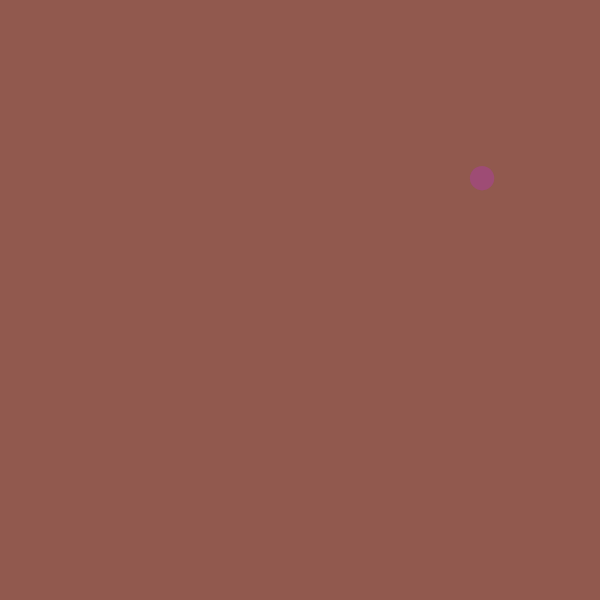
Frame 1 (no input)
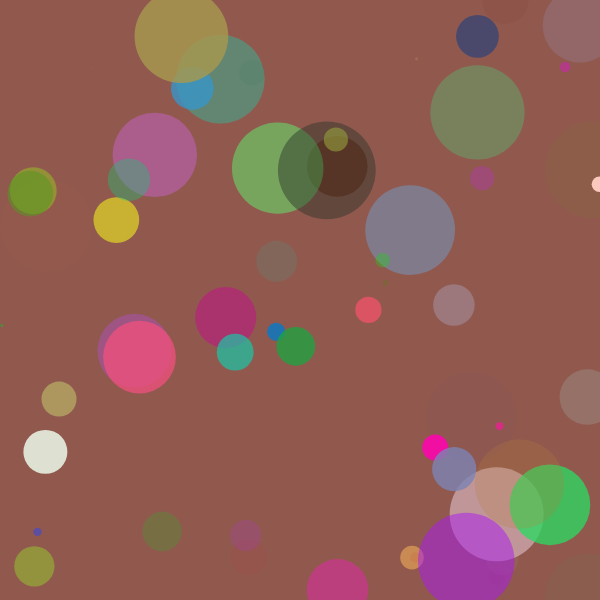
Frame 60 (no input)
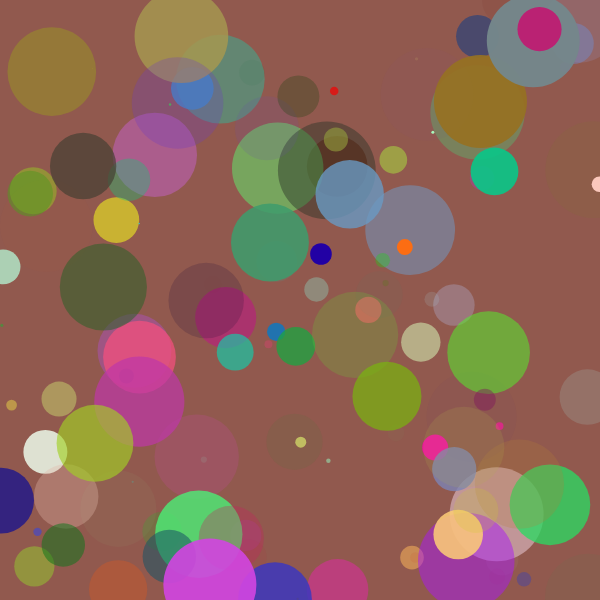
Frame 120 (the mouse pressed at the canvas centre since frame 60)

The p5.js sketch that drew these frames (run headless with seeded random() and noise() and a simulated clock; from frame 60 on, the mouse is pressed at the canvas centre):

// p5.js sketch
// ── sketch.js
// let x = random(600);
// let y = random(600);
// let radius = random(300);

function setup() {
  createCanvas(600, 600);
  background(145, 89, 78);
}

function draw() {
  noStroke();
  fill(random(255), random(255), random(255), random(255));
  circle(random(600), random(600), random(100));
}
